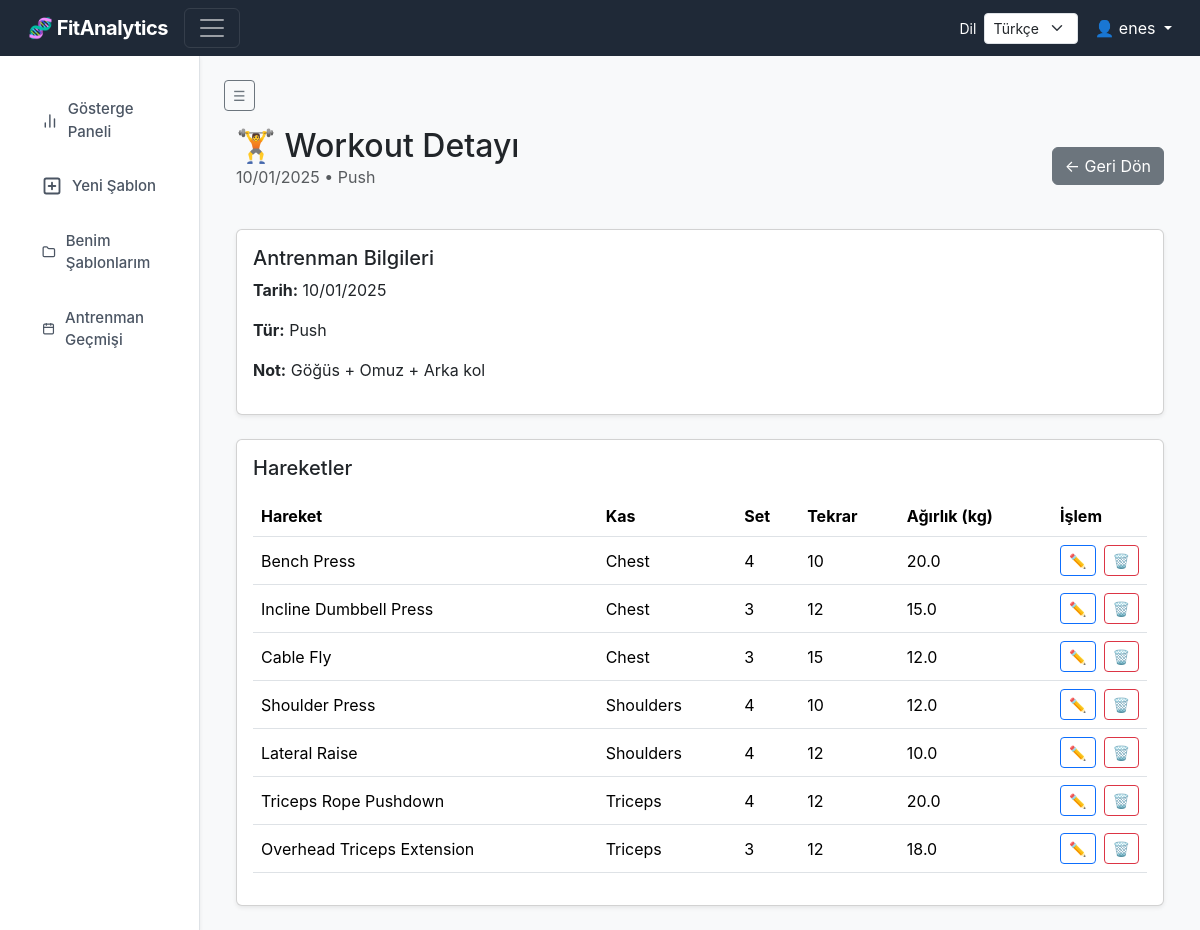
/workout/1 (signed in), run on an earlier commit of the app's database.
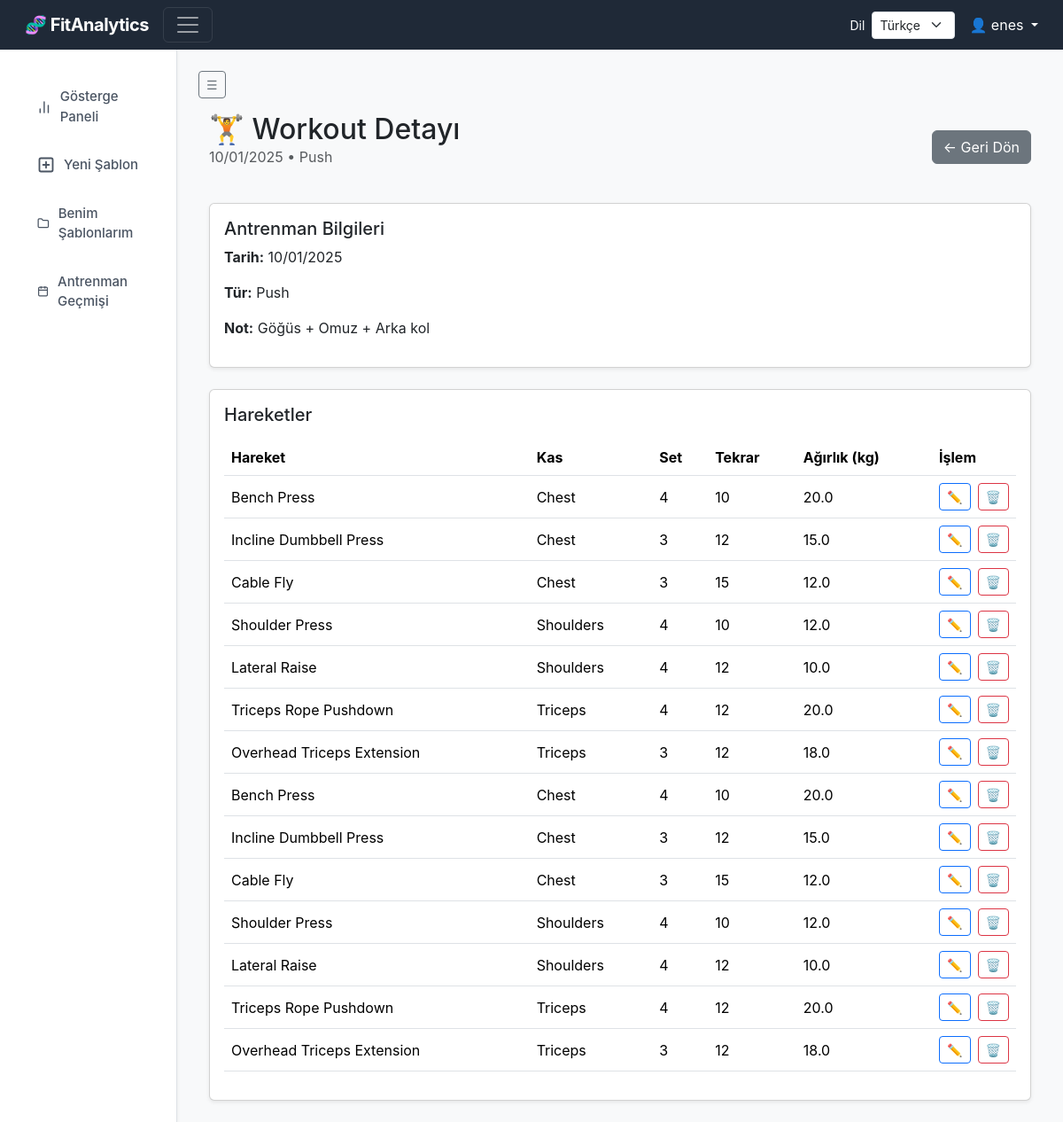
And on a later commit of the database.
### tables this page shows
CREATE TABLE workouts (
    workout_id      INTEGER PRIMARY KEY AUTOINCREMENT,
    user_id         INTEGER NOT NULL,
    workout_date    DATE NOT NULL,
    workout_type    TEXT NOT NULL CHECK (
                        workout_type IN ('push', 'pull', 'legs', 'upper', 'lower', 'full', 'other')
                    ),
    notes           TEXT,
    FOREIGN KEY (user_id) REFERENCES users(user_id)
);

CREATE TABLE exercises (
    exercise_id     INTEGER PRIMARY KEY AUTOINCREMENT,
    workout_id      INTEGER NOT NULL,
    exercise_name   TEXT NOT NULL,
    target_muscle   TEXT,
    sets            INTEGER,
    reps            INTEGER,
    weight_kg       REAL,
    FOREIGN KEY (workout_id) REFERENCES workouts(workout_id)
);

### app/routes.py (the view)
@main.route("/workout/<int:workout_id>")
def workout_detail(workout_id):
    if "user_id" not in session:
        return redirect(url_for("main.login"))
    conn = get_connection()
    cur = conn.cursor()
    cur.execute(
        """
        SELECT workout_id, workout_date, workout_type, notes
        FROM workouts
        WHERE workout_id = ?;
    """,
        (workout_id,),
    )
    workout_row = cur.fetchone()
    if not workout_row:
        conn.close()
        return "Workout not found", 404
    workout = {
        "workout_id": workout_row["workout_id"],
        "workout_date": workout_row["workout_date"],
        "workout_type": workout_row["workout_type"],
        "notes": workout_row["notes"],
    }
    cur.execute(
        """
        SELECT exercise_id, exercise_name, target_muscle, sets, reps, weight_kg
        FROM exercises
        WHERE workout_id = ?;
    """,
        (workout_id,),
    )
    exercises = cur.fetchall()
    conn.close()
    return render_template("workout_detail.html", workout=workout, exercises=exercises)

### app/__init__.py (called while the page is built)
def datetime_format(value, format=None):
    if value is None:
        return ""
    lang = "tr"
    if has_request_context():
        lang = session.get("language", "tr")
    default_format = "%d/%m/%Y" if lang == "tr" else "%b %d, %Y"
    fmt = format or default_format
    return datetime.strptime(value, "%Y-%m-%d").strftime(fmt)

def create_app():
    app = Flask(__name__)
    app.secret_key = "fitanalytics_secret_key"
    app.config["LANGUAGES"] = LANGUAGES
    app.config["LANGUAGE_NAMES"] = LANGUAGE_NAMES
    app.config["APP_VERSION"] = "1.0.0"
    app.register_blueprint(main)
    app.jinja_env.filters["datetime_format"] = datetime_format
    app.jinja_env.filters["format_date"] = datetime_format
    @app.context_processor
    def inject_translations():
        language_code = session.get("language", "tr")
        translations = app.config["LANGUAGES"].get(language_code, app.config["LANGUAGES"]["tr"])
        return {
            "t": translations,
            "current_language": language_code,
            "language_names": app.config["LANGUAGE_NAMES"],
            "app_version": app.config.get("APP_VERSION", "1.0.0"),
        }
    return app

### app/database.py (called while the page is built)
def get_connection():
    conn = sqlite3.connect(DB_PATH)
    conn.row_factory = sqlite3.Row
    return conn

### app/templates/workout_detail.html (shortened to what this page needs)
{% extends "layout.html" %}
{% block content %}
<div class="container">
    <div class="d-flex justify-content-between align-items-center mb-4">
        <div>
            <h2 class="mb-0">🏋️ Workout Detayı</h2>
            <p class="text-muted">
                {{ workout.workout_date | datetime_format }} • {{ workout.workout_type | capitalize }}
            </p>
        </div>
        <a href="{{ url_for('main.workouts') }}" class="btn btn-secondary">
            ← Geri Dön
        </a>
    </div>
    <div class="card shadow-sm mb-4">
        <div class="card-body">
            <h5 class="card-title">Antrenman Bilgileri</h5>
            <p><strong>Tarih:</strong> {{ workout.workout_date | datetime_format }}</p>
            <p><strong>Tür:</strong> {{ workout.workout_type | capitalize }}</p>
            <p><strong>Not:</strong> {{ workout.notes or "-" }}</p>
        </div>
    </div>
    <div class="card shadow-sm">
        <div class="card-body">
            <h5 class="card-title mb-3">Hareketler</h5>
            {% if exercises %}
            <table class="table table-hover align-middle">
                <thead>
                    <tr>
                        <th>Hareket</th>
                        <th>Kas</th>
                        <th>Set</th>
                        <th>Tekrar</th>
                        <th>Ağırlık (kg)</th>
                        <th style="width: 90px;">İşlem</th>
                    </tr>
                </thead>
                <tbody>
                    {% for ex in exercises %}
                    <tr>
                        <td>{{ ex["exercise_name"] }}</td>
                        <td>{{ ex["target_muscle"] }}</td>
                        <td>{{ ex["sets"] }}</td>
                        <td>{{ ex["reps"] }}</td>
                        <td>{{ ex["weight_kg"] }}</td>
                        <td>
                            <div class="d-flex align-items-center gap-2">
                                <button class="btn btn-sm btn-outline-primary"
                                        data-bs-toggle="modal"
                                        data-bs-target="#editModal{{ ex['exercise_id'] }}">
                                    ✏️
                                </button>
                                <form method="POST"
                                    action="{{ url_for('main.delete_exercise', exercise_id=ex['exercise_id']) }}"
                                    class="m-0 p-0"
                                    onsubmit="return confirm('Silmek istediğine emin misin?')">
                                    <button class="btn btn-sm btn-outline-danger">🗑️</button>
                                </form>
                            </div>
                        </td>
                    </tr>
                    {% endfor %}
                </tbody>
            </table>
            {% else %}
            <p class="text-muted">Bu antrenmana ait hareket bulunmuyor.</p>
            {% endif %}
        </div>
    </div>
</div>
{% endblock %}

### app/templates/layout.html (shortened to what this page needs)
<!DOCTYPE html>
<html lang="{{ current_language }}">
<head>
    <link rel="stylesheet"
          href="https://cdn.jsdelivr.net/npm/bootstrap@5.3.2/dist/css/bootstrap.min.css">
    <link rel="stylesheet" href="{{ url_for('static', filename='style.css') }}">
</head>
<body class="bg-light">
    <nav class="navbar navbar-dark bg-dark px-3">
        <div class="container-fluid">
            <a class="navbar-brand fw-bold" href="{{ url_for('main.dashboard') }}">
                🧬 FitAnalytics
            </a>
            <button class="navbar-toggler"
                    type="button"
                    data-bs-toggle="collapse"
                    data-bs-target="#sidebar">
                <span class="navbar-toggler-icon"></span>
            </button>
            <form method="POST"
                  action="{{ url_for('main.set_language') }}"
                  class="d-flex align-items-center ms-auto me-3">
                <label class="text-white me-2 small mb-0">{{ t.language_label }}</label>
                <select class="form-select form-select-sm"
                        name="language"
                        onchange="this.form.submit()">
                    {% for code, label in language_names.items() %}
                    <option value="{{ code }}"
                            {% if current_language == code %}selected{% endif %}>
                        {{ label }}
                    </option>
                    {% endfor %}
                </select>
            </form>
            {% if session.get("user_name") %}
            <div class="dropdown text-white">
                <a class="text-white text-decoration-none dropdown-toggle"
                   href="#"
                   id="userMenu"
                   role="button"
                   data-bs-toggle="dropdown">
                    👤 {{ session["user_name"] }}
                </a>
            </div>
            {% endif %}
        </div>
    </nav>
    <div class="container-fluid">
        <div class="row">
            <nav id="sidebar"
                 class="col-md-3 col-lg-2 d-md-block bg-white collapse show border-end shadow-sm sidebar-modern">
                <div class="d-flex flex-column pt-3">
                    <a class="nav-link sidebar-item {% if request.path == '/' %} active-link {% endif %}"
                       href="{{ url_for('main.dashboard') }}">
                        <i data-lucide="bar-chart-2" class="sidebar-icon"></i>
                        <span>{{ t.nav_dashboard }}</span>
                    </a>
                    <a class="nav-link sidebar-item {% if request.path.startswith('/add-workout') %} active-link {% endif %}"
                       href="{{ url_for('main.add_workout') }}">
                        <i data-lucide="plus-square" class="sidebar-icon"></i>
                        <span>
                            {% if current_language == 'tr' %}Yeni Şablon{% else %}New Template{% endif %}
                        </span>
                    </a>
                    <a class="nav-link sidebar-item {% if request.path.startswith('/my-templates') %} active-link {% endif %}"
                       href="{{ url_for('main.my_templates') }}">
                        <i data-lucide="folder" class="sidebar-icon"></i>
                        <span>
                            {% if current_language == 'tr' %}Benim Şablonlarım{% else %}My Templates{% endif %}
                        </span>
                    </a>
                    <a class="nav-link sidebar-item {% if request.path.startswith('/exercises') %} active-link {% endif %}"
                       href="{{ url_for('main.exercises') }}">
                        <i data-lucide="calendar" class="sidebar-icon"></i>
                        <span>{{ t.nav_history }}</span>
                    </a>
                </div>
            </nav>
            <main id="mainContent" class="col-md-9 ms-sm-auto col-lg-10 px-md-4 py-4">
                <button class="btn btn-outline-secondary btn-sm mb-3 d-none d-md-inline-flex align-items-center"
                        type="button"
                        data-bs-toggle="collapse"
                        data-bs-target="#sidebar"
                        aria-controls="sidebar"
                        aria-expanded="true">
                    ☰
                </button>
                {% block content %}
                {% endblock %}
            </main>
        </div>
    </div>
</body>
</html>

### app/static/style.css (style rules this page uses)
body { background-color: #f4f6fb !important; font-family: 'Inter', sans-serif; }
.navbar { background-color: #1f2937 !important; }
.navbar-brand { font-size: 20px; letter-spacing: -0.5px; }
#sidebar { min-height: calc(100vh - 56px); background-color: #ffffff; }
.sidebar-modern { background: #ffffff; padding-top: 10px; }
.sidebar-item { display: flex; align-items: center; padding: 12px 18px; font-size: 15px; font-weight: 500; color: #4b5563; border-radius: 10px; margin: 4px 12px; transition: 0.2s; }
.sidebar-icon { width: 20px; height: 20px; margin-right: 10px; stroke-width: 2.2; }

What changed in the data, as far as the page shows it:
added exercises: exercise_name "Bench Press", target_muscle "Chest", sets "4", reps "10", weight_kg "20.0"
added exercises: exercise_name "Incline Dumbbell Press", target_muscle "Chest", sets "3", reps "12", weight_kg "15.0"
added exercises: exercise_name "Cable Fly", target_muscle "Chest", sets "3", reps "15", weight_kg "12.0"
added exercises: exercise_name "Shoulder Press", target_muscle "Shoulders", sets "4", reps "10", weight_kg "12.0"
added exercises: exercise_name "Lateral Raise", target_muscle "Shoulders", sets "4", reps "12", weight_kg "10.0"
added exercises: exercise_name "Triceps Rope Pushdown", target_muscle "Triceps", sets "4", reps "12", weight_kg "20.0"
added exercises: exercise_name "Overhead Triceps Extension", target_muscle "Triceps", sets "3", reps "12", weight_kg "18.0"
